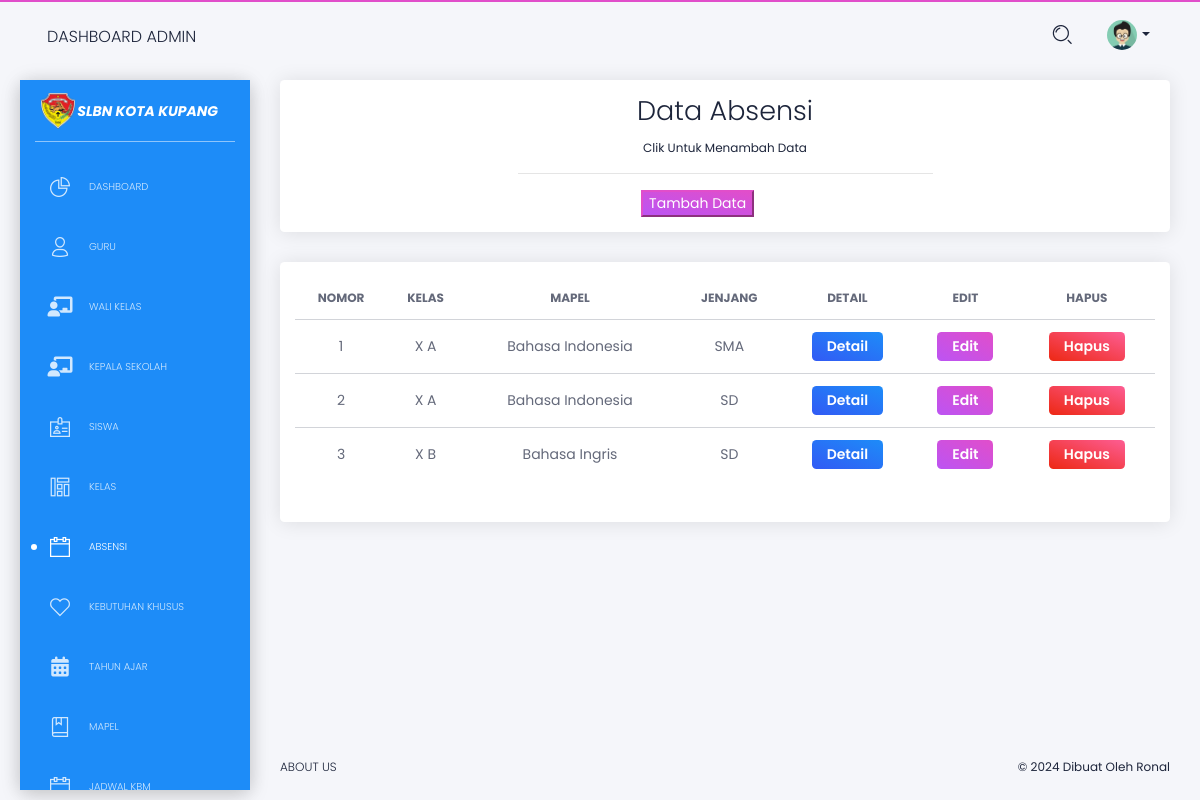
Page /pengguna/admin/admin_data_absensi.php (signed in) on the committed database.
### tables this page shows
CREATE TABLE `absensi1` (
  `id_absensi1` int(12) NOT NULL,
  `id_kelas` varchar(150) NOT NULL,
  `id_mapel` varchar(12) NOT NULL,
  `jenjang` varchar(12) NOT NULL
);

CREATE TABLE `kelas` (
  `id_kelas` int(25) NOT NULL,
  `kelas` varchar(100) NOT NULL
);

CREATE TABLE `mapel` (
  `id_mapel` int(20) NOT NULL,
  `nama_mapel` varchar(25) NOT NULL
);

### pengguna/admin/admin_data_absensi.php (the view, shortened to what this page needs)
<!DOCTYPE html>
<html lang="en">
<?php
include '../proses/head.php';
?>
<body class="white-content" translate="no">
    <div class="wrapper">
        <?php include 'sidebar.php'; ?>
        <div class="main-panel">
            <nav class="navbar navbar-expand-lg navbar-absolute navbar-transparent">
                <div class="container-fluid">
                    <div class="navbar-wrapper">
                        <a class="navbar-brand" href="javascript:void(0)">Dashboard Admin</a>
                    </div>
                    <div class="collapse navbar-collapse" id="navigation">
                        <ul class="navbar-nav ml-auto">
                            <li class="search-bar input-group">
                                <button class="btn btn-link" id="search-button" data-toggle="modal"
                                    data-target="#searchModal"><i class="tim-icons icon-zoom-split"></i>
                                </button>
                            </li>
                            <li class="dropdown nav-item">
                                <a href="#" class="dropdown-toggle nav-link" data-toggle="dropdown">
                                    <div class="photo">
                                        <?php
                                        include '../../koneksi.php';
                                        if (isset($_SESSION['id_admin'])) {
                                            $id_admin = $_SESSION['id_admin'];
                                            $query = "SELECT * FROM admin WHERE id_admin = '$id_admin'";
                                            $result = mysqli_query($koneksi, $query);
                                            if ($result) {
                                                if (mysqli_num_rows($result) > 0) {
                                                    $admin = mysqli_fetch_assoc($result);
                                        ?>
                                        <?php if (!empty($admin['fp'])) : ?>
                                        <img class="avatar" src="data_fp/<?php echo $admin['fp']; ?>" alt="...">
                                        <?php else : ?>
                                        <img class="avatar" src="../../assets/img/anime3.png" alt="Profile Photo">
                                        <?php endif; ?>
                                        <?php
                                                } else {
                                                    echo "Tidak ada data admin.";
                                                }
                                            } else {
                                                echo "Gagal mengambil data admin: " . mysqli_error($koneksi);
                                            }
                                        } else {
                                            echo "Session id_admin tidak tersedia.";
                                        }
                                        ?>
                                    </div>
                                    <b class="caret d-none d-lg-block d-xl-block"></b>
                                </a>
                            </li>
                        </ul>
                    </div>
                </div>
            </nav>
            <div class="content">
                <div class="row">
                    <div class="col-md-12">
                        <div class="card">
                            <div class="card-body">
                                <div class="places-buttons">
                                    <div class="row">
                                        <div class="col-md-6 ml-auto mr-auto text-center">
                                            <h2 class="card-title">
                                                Data Absensi
                                            </h2>
                                            <p class="category">Clik untuk menambah data</p>
                                            <hr>
                                        </div>
                                    </div>
                                    <div class="row">
                                        <div class="col-lg-8 ml-auto mr-auto">
                                            <div class="row justify-content-center align-items-center">
                                                <div class="col-md-4">
                                                    <button class="btn-primary" data-toggle="modal"
                                                        data-target="#modalTambah">Tambah Data</button>
                                                </div>
                                            </div>
                                        </div>
                                    </div>
                                </div>
                            </div>
                        </div>
                    </div>
                    <div class="col-md-12">
                        <div class="card ">
                            <div class="card-body">
                                <div class="table-responsive">
                                    <table class="table tablesorter " id="dataTable">
                                        <thead class=" text-primary">
                                            <tr>
                                                <th class="text-center">
                                                    Nomor
                                                </th>
                                                <th class="text-center">
                                                    Kelas
                                                </th>
                                                <th class="text-center">
                                                    Mapel
                                                </th>
                                                <th class="text-center">
                                                    Jenjang
                                                </th>
                                                <th class="text-center">
                                                    Detail
                                                </th>
                                                <th class="text-center">
                                                    Edit
                                                </th>
                                                <th class="text-center">
                                                    Hapus
                                                </th>
                                            </tr>
                                        </thead>
                                        <tbody>
                                            <?php
                                            include '../../koneksi.php';
                                            $query = "SELECT absensi1.*, kelas.kelas AS nama_kelas, mapel.nama_mapel AS nama_mapel
                                                        FROM absensi1
                                                        LEFT JOIN mapel ON absensi1.id_mapel  = mapel.id_mapel
                                                        LEFT JOIN kelas ON absensi1.id_kelas = kelas.id_kelas";
                                            $query .= " ORDER BY absensi1.id_absensi1 DESC";
                                            $result = mysqli_query($koneksi, $query);
                                            $counter = 1;
                                            if ($result) {
                                                while ($row = mysqli_fetch_assoc($result)) {
                                                    echo "<tr>";
                                                    echo "<td class='text-center'>" . $counter . "</td>";
                                                    echo "<td class='text-center'>" . $row['nama_kelas'] . "</td>";
                                                    echo "<td class='text-center'>" . $row['nama_mapel'] . "</td>";
                                                    echo "<td class='text-center'>" . $row['jenjang'] . "</td>";
                                                    echo "<td class='text-center'>
                                                                <a href='admin_data_absensi_detail?id_absensi=" . $row['id_absensi1'] . "' class='btn btn-info btn-sm'>Detail</a>
                                                            </td>";
                                                    echo "<td class='text-center'>
                                                                    <button class='btn btn-primary btn-sm' onclick='openEditModal(
                                                                        \"" . $row['id_absensi1'] . "\",
                                                                        \"" . $row['id_kelas'] . "\",
                                                                        \"" . $row['id_mapel'] . "\",
                                                                        \"" . $row['jenjang'] . "\"
                                                                    )'>Edit</button>
                                                                </td>";
                                                    echo "<td class='text-center'>
                                                                    <button class='btn btn-danger btn-sm' onclick='hapus(\"" . $row['id_absensi1'] . "\")'>Hapus</button>
                                                            </td>";
                                                    echo "</tr>";
                                                    $counter++;
                                                }
                                            } else {
                                                echo "<td class='text-center'><h3>Gagal mengambil data dari database</h3></td>";
                                            }
                                            ?>
                                        </tbody>
                                    </table>
                                </div>
                            </div>
                        </div>
                    </div>
                </div>
            </div>
            <footer class="footer">
                <div class="container-fluid">
                    <ul class="nav">
                        <li class="nav-item">
                            <a href="javascript:void(0)" class="nav-link">
                                About Us
                            </a>
                        </li>
                    </ul>
                    <div class="copyright">
                        ©
                         Dibuat Oleh Ronal
                    </div>
                </div>
            </footer>
        </div>
    </div>
</body>
</html>

### pengguna/proses/head.php (style rules this page uses)
.nav li a { cursor: pointer; }

### rows in the picture
absensi1: id_kelas.kelas "X A", id_mapel.nama_mapel "Bahasa Indonesia", jenjang "SMA"
absensi1: id_kelas.kelas "X A", id_mapel.nama_mapel "Bahasa Indonesia", jenjang "SD"
absensi1: id_kelas.kelas "X B", id_mapel.nama_mapel "Bahasa Ingris", jenjang "SD"
